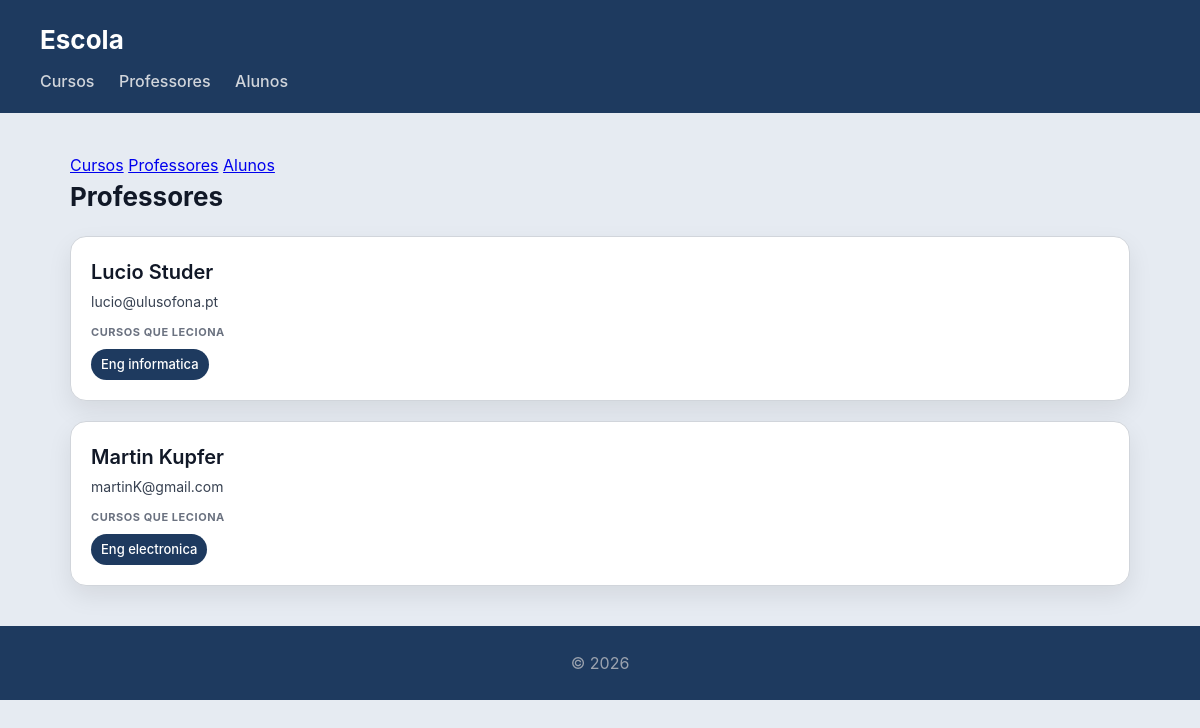
/escola/professores/, run on the app's committed database.
### escola/models.py (models this page shows, shortened)
class Professor(models.Model):
    nome = models.CharField(max_length=100)
    email = models.EmailField()
    class Meta:
        verbose_name_plural = "Professores"

class Curso(models.Model):
    nome = models.CharField(max_length=100)
    imagem = models.ImageField(upload_to='cursos/')
    professor = models.ForeignKey(Professor, on_delete=models.CASCADE, related_name='cursos')
    alunos = models.ManyToManyField(Aluno, related_name='cursos')

### escola/views.py (the view)
# urls.py: path('professores/', views.professores_view, name="professores"),
def professores_view(request):
    professores = Professor.objects.prefetch_related('cursos').all()
    return render(request, 'escola/professores.html', {'professores': professores})

### escola/templates/escola/professores.html
{% extends "escola/base.html" %}
{% block content %}
<h2>Professores</h2>
<section>
    {% for professor in professores %}
    <article>
        <header>
            <h3>{{ professor.nome }}</h3>
            <p>{{ professor.email }}</p>
        </header>
        <section>
            <h4>Cursos que leciona</h4>
            <ul>
                {% for curso in professor.cursos.all %}
                    <li>{{ curso.nome }}</li>
                {% empty %}
                    <li>Sem cursos atribuídos</li>
                {% endfor %}
            </ul>
        </section>
    </article>
    {% endfor %}
</section>
{% endblock %}

### portfolio/static/portfolio/styles.css (style rules this page uses)
* { box-sizing: border-box; margin: 0; padding: 0; }
body { font-family: "Inter", "Segoe UI", system-ui, -apple-system, sans-serif; background: #e6ebf2; color: #111827; line-height: 1.5; }
h2 { margin-bottom: 20px; font-size: 26px; }
section > article { background: white; padding: 20px; border-radius: 16px; border: 1px solid #d1d5db; box-shadow: 0 10px 25px rgba(0,0,0,0.08); transition: all 0.25s ease; margin-bottom: 20px; }
article > header { margin-bottom: 12px; }
article > header > h3 { font-size: 20px; font-weight: 600; margin-bottom: 4px; }
article > header > p { font-size: 14px; color: #374151; }
article > section { margin-top: 10px; }
article > section > h4 { font-size: 11px; text-transform: uppercase; color: #6b7280; margin-bottom: 8px; letter-spacing: 0.05em; }
article > section > ul { list-style: none; display: flex; flex-wrap: wrap; gap: 8px; }
article > section > ul > li { background: #1e3a5f; color: white; padding: 6px 10px; border-radius: 999px; font-size: 13px; font-weight: 500; }

### data on the page
Professor: nome "Lucio Studer", email "lucio@ulusofona.pt"
Curso: nome "Eng informatica"
Professor: nome "Martin Kupfer", email "martinK@gmail.com"
Curso: nome "Eng electronica"
